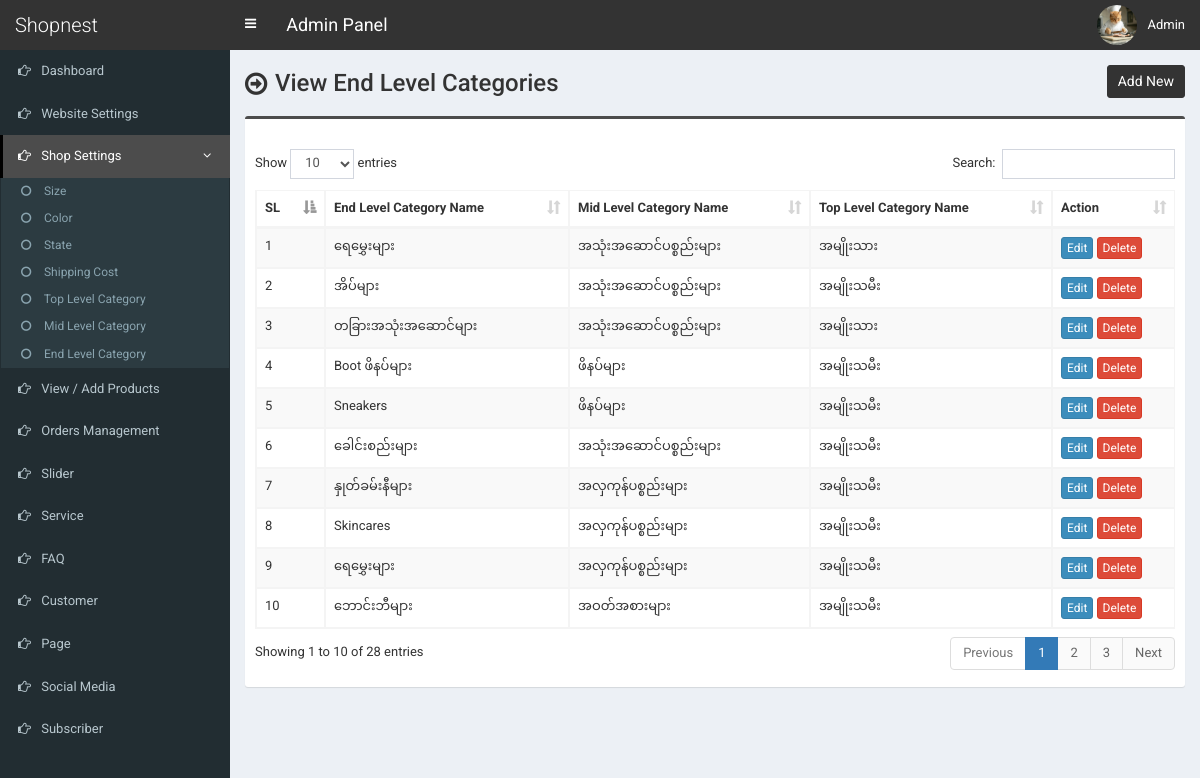
/admin/end-category.php (signed in), run on the app's committed database.
### tables this page shows
CREATE TABLE `tbl_end_category` (
  `ecat_id` int(11) NOT NULL,
  `ecat_name` varchar(255) NOT NULL,
  `mcat_id` int(11) NOT NULL
);

CREATE TABLE `tbl_mid_category` (
  `mcat_id` int(11) NOT NULL,
  `mcat_name` varchar(255) NOT NULL,
  `tcat_id` int(11) NOT NULL
);

CREATE TABLE `tbl_top_category` (
  `tcat_id` int(11) NOT NULL,
  `tcat_name` varchar(255) NOT NULL,
  `show_on_menu` int(1) NOT NULL
);

### admin/end-category.php (the view, shortened to what this page needs)
<?php require_once('header.php'); ?>
<section class="content-header">
	<div class="content-header-left">
		<h1>View End Level Categories</h1>
	</div>
	<div class="content-header-right">
		<a href="end-category-add.php" class="btn btn-primary btn-sm">Add New</a>
	</div>
</section>
<section class="content">
  <div class="row">
    <div class="col-md-12">
      <div class="box box-info">
        <div class="box-body table-responsive">
          <table id="example1" class="table table-bordered table-striped">
			<thead>
			    <tr>
			        <th>SL</th>
			        <th>End Level Category Name</th>
                    <th>Mid Level Category Name</th>
                    <th>Top Level Category Name</th>
			        <th>Action</th>
			    </tr>
			</thead>
            <tbody>
            	<?php
            	$i=0;
            	$statement = $pdo->prepare("SELECT *
                                    FROM tbl_end_category t1
                                    JOIN tbl_mid_category t2
                                    ON t1.mcat_id = t2.mcat_id
                                    JOIN tbl_top_category t3
                                    ON t2.tcat_id = t3.tcat_id
                                    ORDER BY t1.ecat_id DESC
                                    ");
            	$statement->execute();
            	$result = $statement->fetchAll(PDO::FETCH_ASSOC);
            	foreach ($result as $row) {
            		$i++;
            		?>
					<tr>
	                    <td><?php echo $i; ?></td>
	                    <td><?php echo $row['ecat_name']; ?></td>
                        <td><?php echo $row['mcat_name']; ?></td>
                        <td><?php echo $row['tcat_name']; ?></td>
	                    <td>
	                        <a href="end-category-edit.php?id=<?php echo $row['ecat_id']; ?>" class="btn btn-primary btn-xs">Edit</a>
	                        <a href="#" class="btn btn-danger btn-xs" data-href="end-category-delete.php?id=<?php echo $row['ecat_id']; ?>" data-toggle="modal" data-target="#confirm-delete">Delete</a>
	                    </td>
	                </tr>
            		<?php
            	}
            	?>
            </tbody>
          </table>
        </div>
      </div>
</section>
<?php require_once('footer.php'); ?>

### admin/style.css (style rules this page uses)
body { font-size: 13px; font-family: 'Roboto', sans-serif; }
.content-header>h1, .content-header .content-header-left h1 { font-family: 'Roboto', sans-serif; }
.box-info { padding-top: 20px; }
.content-header { overflow: hidden; }
.content-header .content-header-left { float: left; padding-top: 5px; }
.content-header .content-header-right { float: right; }
.content-header .content-header-left h1 { margin-top: 0; margin-bottom: 0; padding-left: 30px; padding-bottom: 5px; font-size: 24px; position: relative; }
.content-header .content-header-left h1:before { position: absolute; top: 0; left: 0; font-family: 'FontAwesome', sans-serif; font-size: 26px; content: '\f18e'; }
.content-header .content-header-right a { position: relative; font-size: 14px; }
.box.box-info { border-top-color: #4c4c4c; }
.content-header .content-header-right a { background-color: #333333; border-color: #333333; }

### data on the page
tbl_end_category: ecat_name "ရေမွှေးများ", mcat.mcat_name "အသုံးအဆောင်ပစ္စည်းများ", tbl_top_category.tcat_name "အမျိုးသား"
tbl_end_category: ecat_name "အိပ်များ", mcat.mcat_name "အသုံးအဆောင်ပစ္စည်းများ", tbl_top_category.tcat_name "အမျိုးသမီး"
tbl_end_category: ecat_name "တခြားအသုံးအဆောင်များ", mcat.mcat_name "အသုံးအဆောင်ပစ္စည်းများ", tbl_top_category.tcat_name "အမျိုးသား"
tbl_end_category: ecat_name "Boot ဖိနပ်များ", mcat.mcat_name "ဖိနပ်များ", tbl_top_category.tcat_name "အမျိုးသမီး"
tbl_end_category: ecat_name "Sneakers", mcat.mcat_name "ဖိနပ်များ", tbl_top_category.tcat_name "အမျိုးသမီး"
tbl_end_category: ecat_name "ခေါင်းစည်းများ", mcat.mcat_name "အသုံးအဆောင်ပစ္စည်းများ", tbl_top_category.tcat_name "အမျိုးသမီး"
tbl_end_category: ecat_name "နှုတ်ခမ်းနီများ", mcat.mcat_name "အလှကုန်ပစ္စည်းများ", tbl_top_category.tcat_name "အမျိုးသမီး"
tbl_end_category: ecat_name "Skincares", mcat.mcat_name "အလှကုန်ပစ္စည်းများ", tbl_top_category.tcat_name "အမျိုးသမီး"
tbl_end_category: ecat_name "ရေမွှေးများ", mcat.mcat_name "အလှကုန်ပစ္စည်းများ", tbl_top_category.tcat_name "အမျိုးသမီး"
tbl_end_category: ecat_name "ဘောင်းဘီများ", mcat.mcat_name "အဝတ်အစားများ", tbl_top_category.tcat_name "အမျိုးသမီး"

### other printed values
$_SESSION['user']['full_name'] "Admin"
